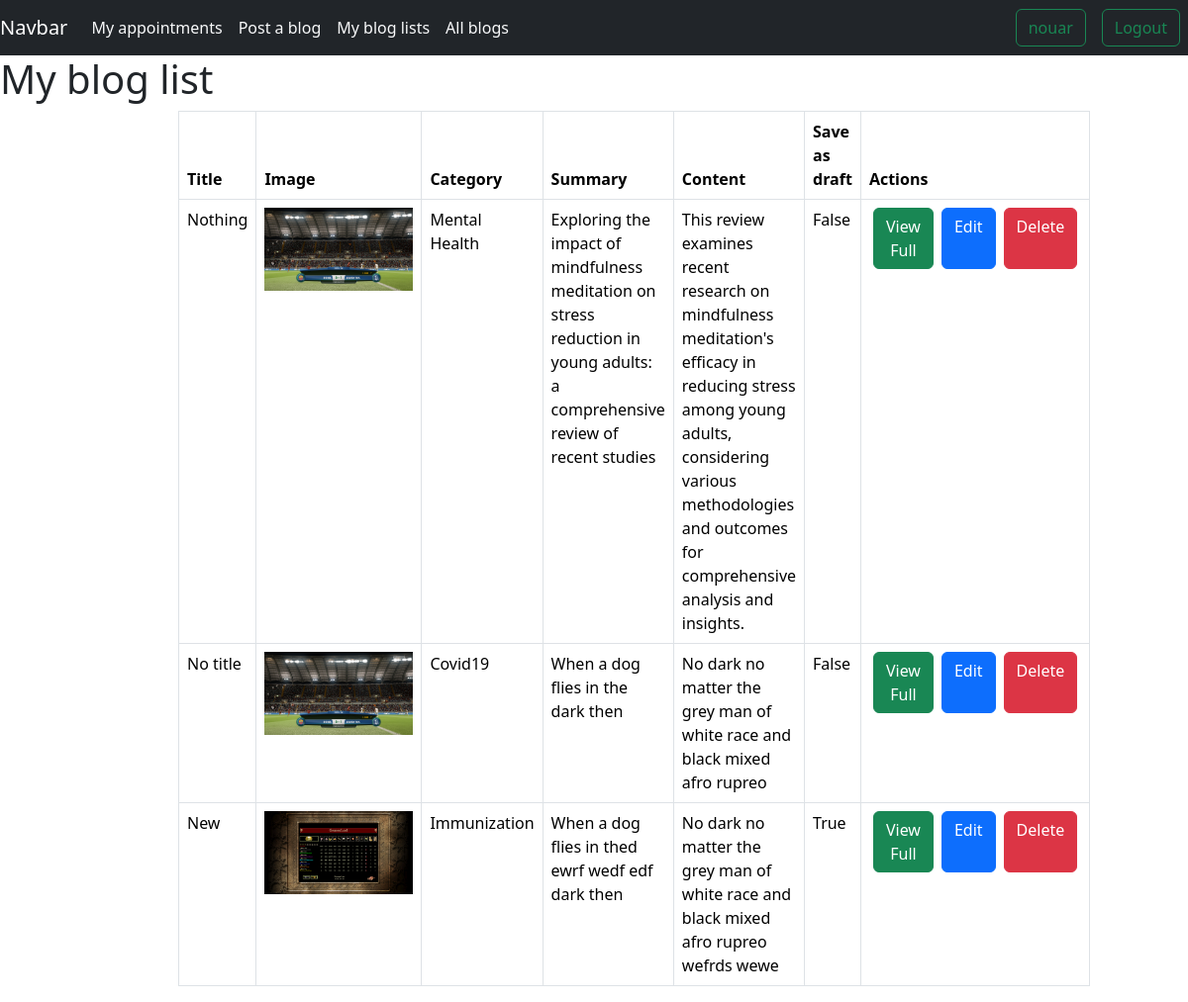
Before: /my_blogs/ (signed in) with the older database file.
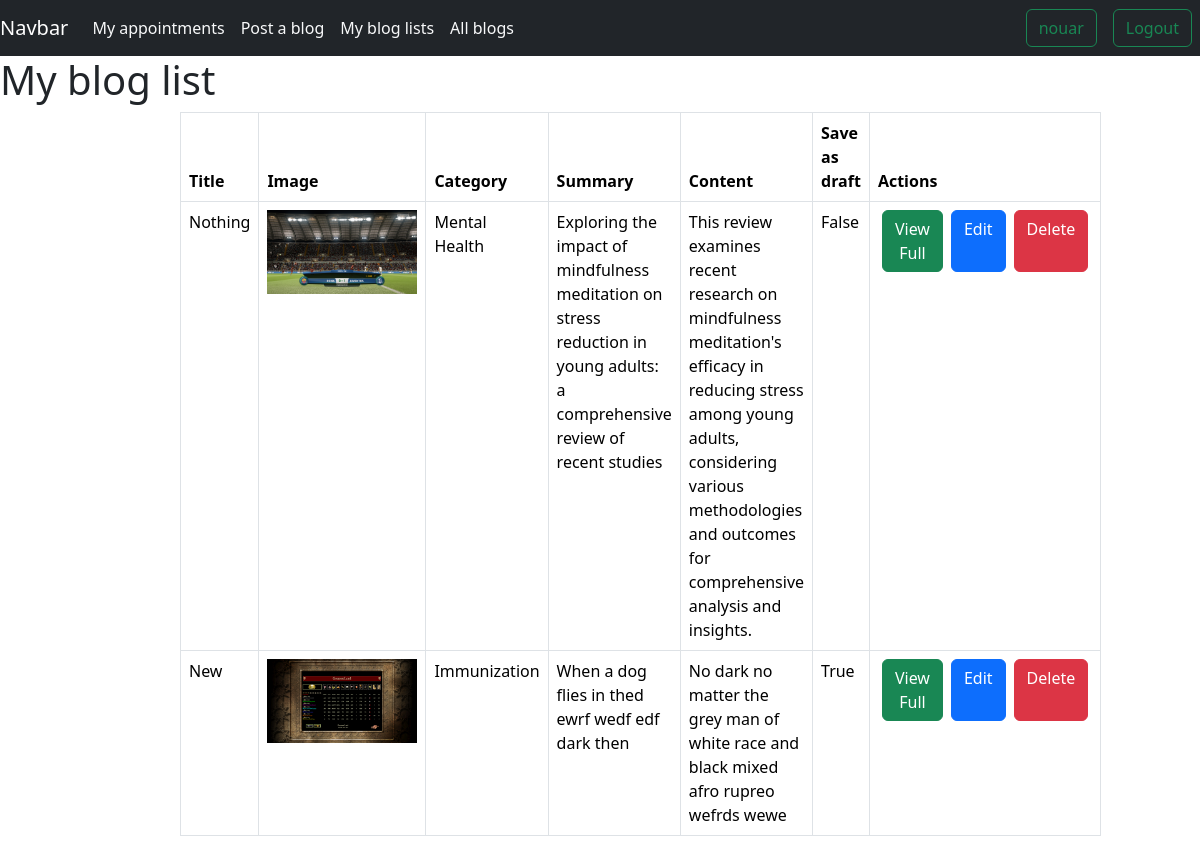
After: the same page with the newer database file.
### users/models.py (models this page shows)
class Blog(models.Model):
    CATEGORIES = (
        ('Mental Health', 'Mental Health'),
        ('Heart Disease', 'Heart Disease'),
        ('Covid19', 'Covid19'),
        ('Immunization', 'Immunization'),
    )
    userprofile=models.ForeignKey(UserProfile, on_delete=models.CASCADE, related_name='blogs')
    title=models.CharField(max_length=100)
    image=models.ImageField(upload_to='blog_images')
    category=models.CharField(choices=CATEGORIES, max_length=50)
    summary=models.TextField()
    content=models.TextField()
    save_as_draft=models.BooleanField()

### users/views.py (the view)
# urls.py: path('my_blogs/',views.my_blogs,name='my_blogs'),
def my_blogs(request):
    if not request.user.is_staff:
        return redirect('blog_list')
    blogs = request.user.blogs.all()
    return render(request, 'my_blogs.html', {'blogs': blogs})

### users/templates/my_blogs.html (shortened to what this page needs)
{% extends 'base.html' %}
{% block body %}
<h1>My blog list</h1>
<div style="margin:auto;width:70%">
    <table class="table table-bordered">
      <thead>
        <tr>
          <th scope="col">Title</th>
          <th scope="col">Image</th>
          <th scope="col">Category</th>
          <th scope="col">Summary</th>
          <th scope="col">Content</th>
          <th scope="col">Save as draft</th>
          <th scope="col">Actions</th>
        </tr>
      </thead>
      <tbody id="blog-list">
        {% for blog in blogs %}
        <tr>
          <td>{{ blog.title }}</td>
          <td><img src="{{ blog.image.url }}" alt="Blog Image" style="max-width: 150px; max-height: 150px;"></td>
          <td>{{ blog.category}}</td>
          <td>{{ blog.summary | truncatewords:20}}</td>
          <td>{{ blog.content | truncatewords:25}}</td>
          <td>{{ blog.save_as_draft}}</td>
          <td>
            <div class="d-flex">
                <a href="{% url 'blog_details' pk=blog.pk %}" class="btn btn-success mx-1">View Full</a>
                <a href="{% url 'edit_blog' pk=blog.pk %}" class="btn btn-primary  mx-1">Edit</a>
                <a href="{% url 'delete_blog' pk=blog.pk %}" class="btn btn-danger  mx-1">Delete</a>
            </div>
          </td>
        </tr>
        {% endfor %}
      </tbody>
    </table>
  </div>
{% endblock %}

Changed rows visible on the page:
removed Blog: title "No title", image (picture), category "Covid19", summary "When a dog flies in the dark then", content "No dark no matter the grey man of white race and black mixed afro rupreo", save_as_draft "False"
